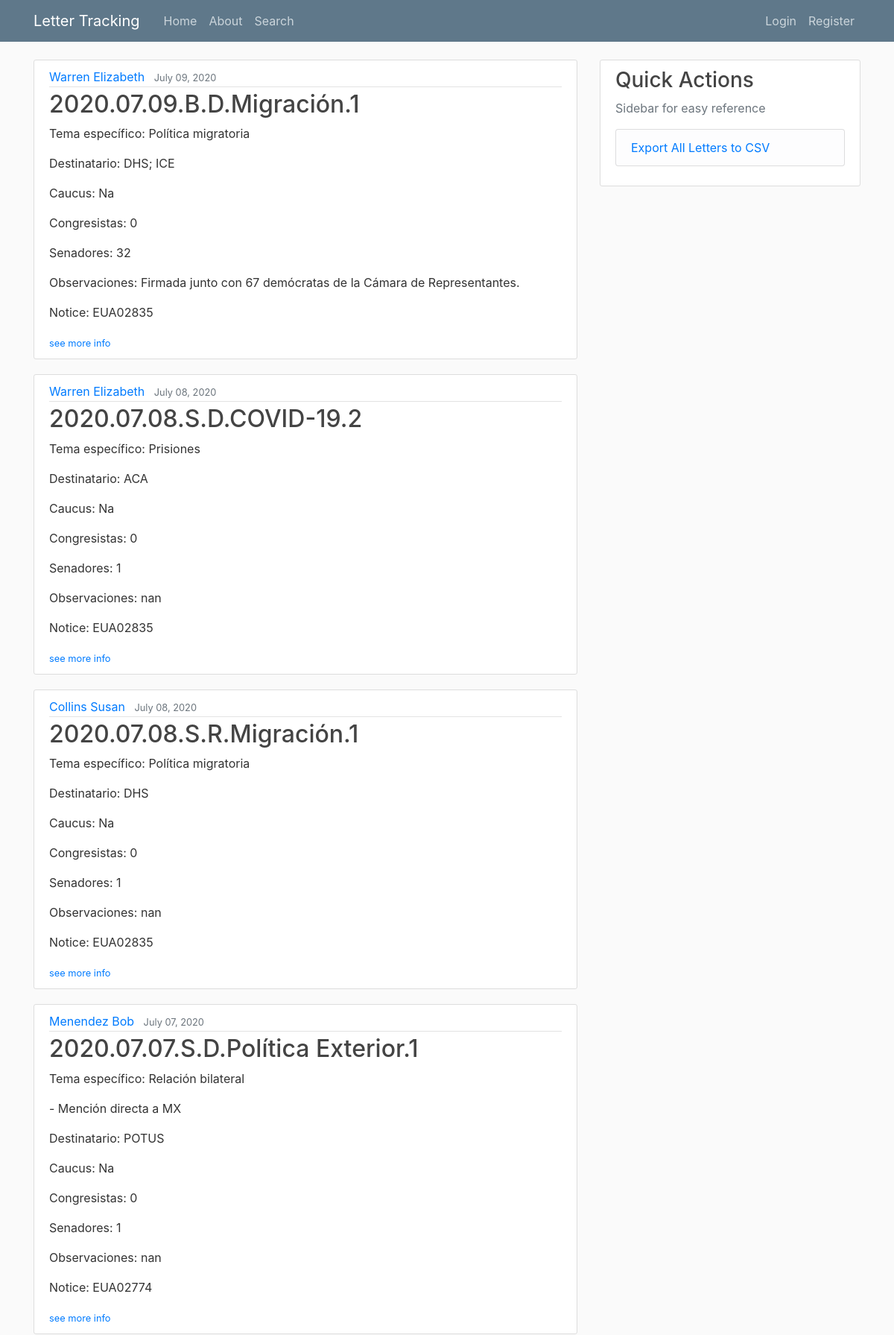
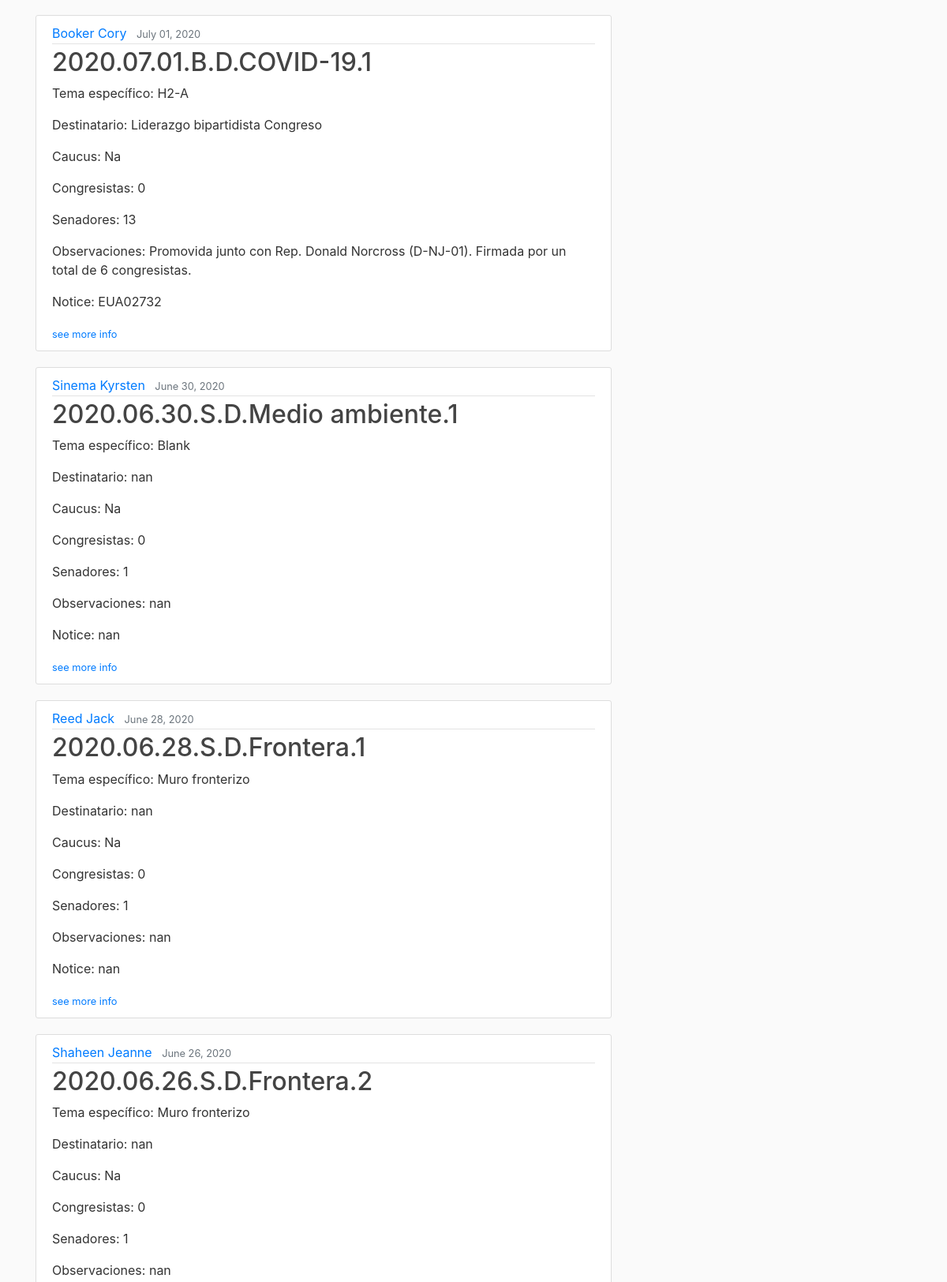
The page / (upper part) on the database its author committed (2 pictures, top to bottom).
### letter_tracking/models.py (models this page shows, shortened)
class Letter(models.Model):
    class PolParties(models.TextChoices):
        D = 'D', _('Democrat')
        R = 'R', _('Republican')
        I = 'I', _('Independent')
    class RepSen(models.TextChoices):
        REP = 'Rep.', _('Representative')
        SEN = 'Sen.', _('Senator')
    class Chamber(models.TextChoices):
        BI = 'B', _('Bicameral')
        S = 'S', _('Senado')
        C = 'C', _('Congreso')
    class Support(models.TextChoices):
        rep = 'Republicano', _('Republican')
        dem = 'Demócrata', _('Democrat')
        bi= 'Bipartidista', _('Bipartisan')
    class Sentiment(models.TextChoices):
        Pos = 1, _('Positive')
        Neut = 2, _('Neutral')
        Neg = 3, _('Negative')
    class Dummy(models.TextChoices):
        y = 1, _('Yes')
        n = 0, _('No')
    tema = models.CharField(max_length=25, choices= zip_choices(Topic.objects.all()))
    tema_específico = models.CharField(max_length=25, choices= zip_choices(Specific_Topic.objects.all()))
    fecha = models.DateTimeField(help_text="Enter dates in <em>MM/DD/YYYY</em> format")
    descripción = models.TextField(verbose_name=_('Short Description'))
    favorable_a_MX = models.CharField(max_length=8,
                                    choices=Sentiment.choices,
                                    verbose_name=_('Positive for Mexico?'))
    mención_directa_a_MX = models.IntegerField(
                                    choices=Dummy.choices,
                                    verbose_name=_('Was Mexico directly mentioned?'))
    destinatario = models.CharField(max_length=50, choices= zip_choices(Recipient.objects.all()))
    cámara = models.CharField(max_length=9,
                                 choices=Chamber.choices,
                                 verbose_name=_('Letter\'s Chamber of Origin'))
    caucus = models.CharField(max_length=50, choices=zip_choices(Caucus.objects.all()))
    legislatura = models.CharField(max_length=50, choices=zip_choices(Legislature.objects.all()))
    patrocinador = models.CharField(max_length=60,
                                 verbose_name=_('Legislator Name'),
                                 help_text=
                                 "Names are displayed in <em>Last Name, First Name</em> format")
    cosigners = models.CharField(max_length=500)
    rep_or_sen = models.CharField(max_length=4,
                                 choices=RepSen.choices,
                                 verbose_name=_('Representative or Senator'))
    link = models.URLField("Letter URL")
    date_posted = models.DateTimeField(default=timezone.now)
    posted_by = models.ForeignKey(User,
                                 on_delete=models.SET_NULL, null=True)
    observaciones =  models.TextField(default='N/a')
    acción = models.CharField(max_length=100, choices=zip_choices(Action.objects.all()))
    notice = models.CharField(max_length=9,
                                verbose_name=_('If a notice was sent, specify the number'),
                                default='N/a')
    @property
    def party_affiliation(self):
        return Legislator.objects.filter(name=self.patrocinador).first().party[0]
    @property
    def author(self):
        return self.patrocinador
    @property
    def consecutive_number(self):
        daily_order = list(Letter.objects.filter(fecha=self.fecha).order_by('fecha'))
        return daily_order.index(self) + 1
    @property
    def title(self):
        return str(self.fecha)[:10].replace('-', '.') + '.' + str(self.cámara)[0] +\
                '.' + str(self.party_affiliation) + '.' + str(self.tema) + '.' + str(self.consecutive_number)
    @property
    def num_reps_sens(self):
        signers = (self.author + ', ' + self.cosigners).split(', ')
        if not signers[1]:
            sen_rep =  Legislator.objects.filter(name=signers[0]).first().rep_or_sen
            return (1, 0) if sen_rep == 'Sen.' else (0, 1)
        sen_rep = list(map(lambda name_: Legislator.objects.filter(name=name_).first().rep_or_sen, signers))
        sen = sen_rep.count('Sen.')
        rep = len(sen_rep) - sen
        return sen, rep
    @property
    def num_sens(self):
        return self.num_reps_sens[0]
    @property
    def num_reps(self):
        return self.num_reps_sens[1]

class Legislator(models.Model):
    class RepSen(models.TextChoices):
        REP = 'Rep.', _('Representative')
        SEN = 'Sen.', _('Senator')
    class PolParties(models.TextChoices):
        D = 'D', _('Democrat')
        R = 'R', _('Republican')
        I = 'I', _('Independent')
    STATES = zip_choices(list(map(lambda state: state.abbr, us.states.STATES)) + ["DC"])
    name = models.CharField(max_length=100)
    jurisdiction = models.CharField(max_length=100)
    state = models.CharField(max_length=30,
                            choices=STATES)
    rep_or_sen = models.CharField(max_length=4,
                                 choices=RepSen.choices,
                                 verbose_name=_('Representative or Senator'))
    party = models.CharField(max_length=11,
                            choices=PolParties.choices)
    active = models.BooleanField()

### letter_tracking/views.py (the view)
# urls.py: path('', LetterListView.as_view(), name='letter_tracking-home'),
class LetterListView(ListView):
    model = Letter
    template_name = 'letter_tracking/home.html'
    context_object_name = 'letters'
    ordering = ['-fecha', '-date_posted']
    paginate_by = 15

### letter_tracking/templates/letter_tracking/home.html (shortened to what this page needs)
{%extends "letter_tracking/base.html" %}
{% block content %}
    {% for letter in letters %}
        <article class="media content-section">
            <div class="media-body">
                <div class="article-metadata">
                    <a class="mr-2" href="{% url 'legislator-letters' letter.patrocinador%}">{{ letter.patrocinador }}</a>
                    <small class="text-muted">{{ letter.fecha | date:"F d, Y" }}</small>
                </div>
                <h2><a class="article-title">{{ letter.title }}</a></h2>
                <p class="article-content">Tema específico: {{ letter.tema_específico }}</p>
                {% if letter.mención_directa_a_MX == 1%}
                    <p class="article-content">- Mención directa a MX</p>
                {% endif %}
                <p class="article-content">Destinatario: {{ letter.destinatario }}</p>
                <p class="article-content">Caucus: {{ letter.caucus }}</p>
                <p class="article-content">Congresistas: {{ letter.num_reps }}</p>
                <p class="article-content">Senadores: {{ letter.num_sens }}</p>
                {% if letter.observaciones %}
                <p class="article-content">Observaciones: {{ letter.observaciones }}</p>
                {% endif %}
                <p class="article-content">Notice: {{ letter.notice }}</p>
                <div> <small> <a  href="{% url 'letter-detail' letter.id%}">see more info</a></small></div>
            </div>
        </article>
    {% endfor %}
{% endblock content %}

### letter_tracking/templates/letter_tracking/base.html (shortened to what this page needs)
{% load static %}
<!DOCTYPE html>
<html>
    <head>
        <link rel="stylesheet" href="https://maxcdn.bootstrapcdn.com/bootstrap/4.0.0/css/bootstrap.min.css">
        <link rel="stylesheet" type="text/css" href=" {% static 'letter_tracking/main.css' %}">
    </head>
    <body>
    <header class="site-header">
        <nav class="navbar navbar-expand-md navbar-dark bg-steel fixed-top">
            <div class="container">
                <a class="navbar-brand mr-4" href="{% url 'letter_tracking-home'%}">Letter Tracking</a>
                <div class="collapse navbar-collapse" id="navbarToggle">
                    <div class="navbar-nav mr-auto">
                        <a class="nav-item nav-link" href="{% url 'letter_tracking-home'%}">Home</a>
                        <a class="nav-item nav-link" href="{% url 'letter_tracking-about'%}">About</a>
                        <a class="nav-item nav-link" href="{% url 'search_form'%}">Search</a>
                    </div>
                    <div class="navbar-nav">
                        {% if user.is_authenticated %}
                            <a class="nav-item nav-link" href="{% url 'letter-create' %}">New Letter</a>
                            <a class="nav-item nav-link" href="{% url 'profile' %}">Profile</a>
                            <a class="nav-item nav-link" href="{% url 'logout' %}">Logout</a>
                        {% else %}
                            <a class="nav-item nav-link" href="{% url 'login' %}">Login</a>
                            <a class="nav-item nav-link" href="{% url 'register' %}">Register</a>
                        {% endif %}
                    </div>
                </div>
            </div>
        </nav>
    </header>
    <main role="main" class="container">
        <div class="row">
        <div class="col-md-8">
            {% block content %}{% endblock %}
        </div>
        <div class="col-md-4">
            <div class="content-section">
            <h3>Quick Actions</h3>
            <p class='text-muted'>Sidebar for easy reference
                <ul class="list-group">
                <li class="list-group-item list-group-item-light"><a href="{% url 'export-data' %}">Export All Letters to CSV</a></li>
                </ul>
            </p>
            </div>
        </div>
        </div>
    </main>
    </body>
</html>

### letter_tracking/static/letter_tracking/main.css (style rules this page uses)
body { background: #fafafa; color: #333333; margin-top: 5rem; }
h1, h2, h3, h4, h5, h6 { color: #444444; }
ul { margin: 0; }
.bg-steel { background-color: #5f788a; }
.site-header .navbar-nav .nav-link { color: #cbd5db; }
.content-section { background: #ffffff; padding: 10px 20px; border: 1px solid #dddddd; border-radius: 3px; margin-bottom: 20px; }
.article-title { color: #444444; }
.article-content { white-space: pre-line; }
.article-metadata { padding-bottom: 1px; margin-bottom: 4px; border-bottom: 1px solid #e3e3e3 }

### rows shown on the page
Letter: patrocinador "Warren Elizabeth", fecha "July 09, 2020", title "2020.07.09.B.D.Migración.1", tema_específico "Política migratoria", destinatario "DHS; ICE", caucus "Na", num_reps "0", num_sens "32", observaciones "Firmada junto con 67 demócratas de la Cámara de Representantes.", notice "EUA02835"
Letter: patrocinador "Warren Elizabeth", fecha "July 08, 2020", title "2020.07.08.S.D.COVID-19.2", tema_específico "Prisiones", destinatario "ACA", caucus "Na", num_reps "0", num_sens "1", observaciones "nan", notice "EUA02835"
Letter: patrocinador "Collins Susan", fecha "July 08, 2020", title "2020.07.08.S.R.Migración.1", tema_específico "Política migratoria", destinatario "DHS", caucus "Na", num_reps "0", num_sens "1", observaciones "nan", notice "EUA02835"
Letter: patrocinador "Menendez Bob", fecha "July 07, 2020", title "2020.07.07.S.D.Política Exterior.1", tema_específico "Relación bilateral", mención_directa_a_MX "- Mención directa a MX", destinatario "POTUS", caucus "Na", num_reps "0", num_sens "1", observaciones "nan", notice "EUA02774"
Letter: patrocinador "Booker Cory", fecha "July 01, 2020", title "2020.07.01.B.D.COVID-19.1", tema_específico "H2-A", destinatario "Liderazgo bipartidista Congreso", caucus "Na", num_reps "0", num_sens "13", observaciones "Promovida junto con Rep. Donald Norcross (D-NJ-01). Firmada por un total de 6 congresistas.", notice "EUA02732"
Letter: patrocinador "Sinema Kyrsten", fecha "June 30, 2020", title "2020.06.30.S.D.Medio ambiente.1", tema_específico "Blank", destinatario "nan", caucus "Na", num_reps "0", num_sens "1", observaciones "nan", notice "nan"
Letter: patrocinador "Reed Jack", fecha "June 28, 2020", title "2020.06.28.S.D.Frontera.1", tema_específico "Muro fronterizo", destinatario "nan", caucus "Na", num_reps "0", num_sens "1", observaciones "nan", notice "nan"
Letter: patrocinador "Shaheen Jeanne", fecha "June 26, 2020", title "2020.06.26.S.D.Frontera.2", tema_específico "Muro fronterizo", destinatario "nan", caucus "Na", num_reps "0", num_sens "1", observaciones "nan"
